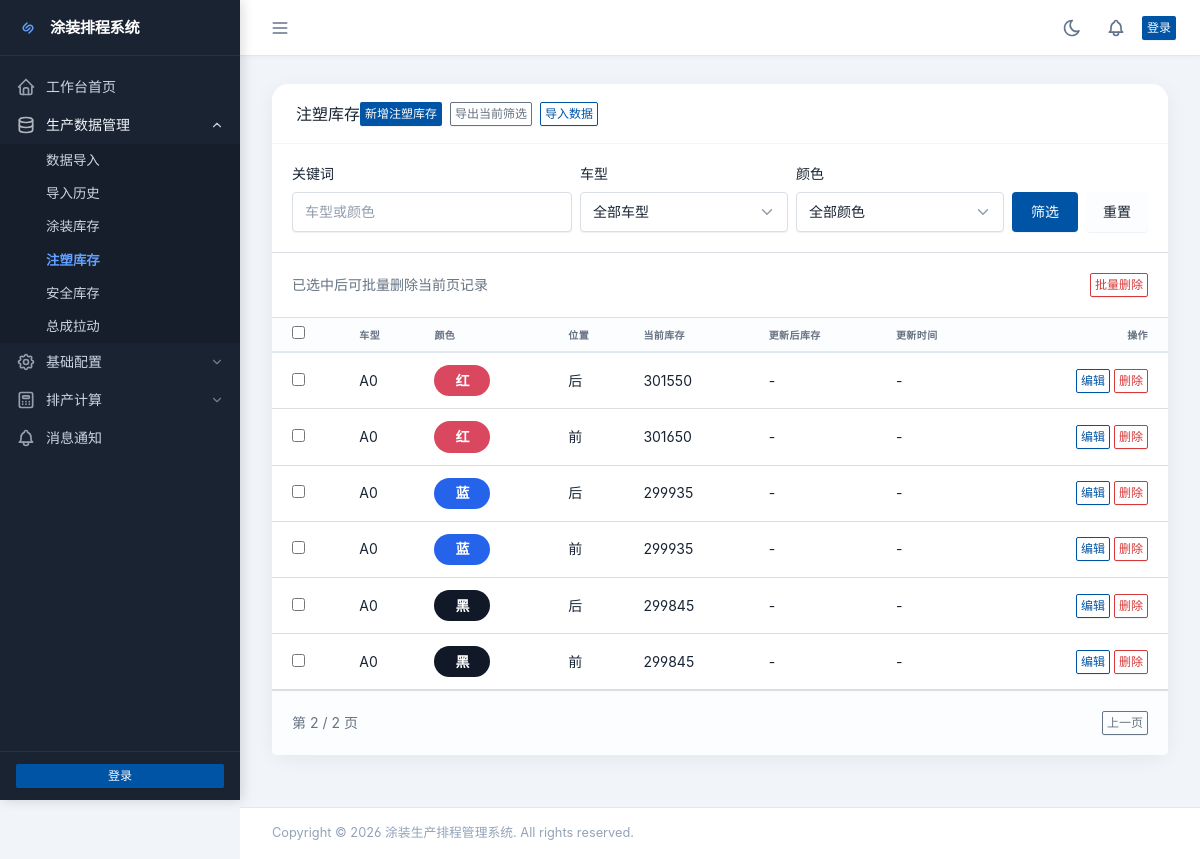
Page /data/injection/?page=2 on the committed database.
### data/models.py (models this page shows, shortened)
class InjectionInventory(models.Model):
    product = models.OneToOneField(Product, on_delete=models.CASCADE, verbose_name="产品", related_name='injection_inventory')
    current_quantity = models.IntegerField(default=0, verbose_name="当前库存", validators=[MinValueValidator(0)])
    created_at = models.DateTimeField(auto_now_add=True, verbose_name="创建时间")
    updated_at = models.DateTimeField(auto_now=True, verbose_name="更新时间")
    class Meta:
        verbose_name = "注塑库存"
        verbose_name_plural = "注塑库存"
        ordering = ['-updated_at']

class Product(models.Model):
    vehicle_model = models.ForeignKey(VehicleModel, on_delete=models.CASCADE, verbose_name="车型", related_name='products')
    color = models.ForeignKey(Color, on_delete=models.CASCADE, verbose_name="颜色", related_name='products')
    position_type = models.ForeignKey(PositionType, on_delete=models.CASCADE, verbose_name="位置", related_name='products')
    hanging_count_per_vehicle = models.PositiveIntegerField(
        default=4, verbose_name="每车挂数",
        validators=[MinValueValidator(1), MaxValueValidator(10)]
    )
    yield_rate = models.DecimalField(
        max_digits=5, decimal_places=2,
        default=80.00,
        verbose_name="合格率(%)",
        validators=[MinValueValidator(0), MaxValueValidator(100)]
    )
    is_active = models.BooleanField(default=True, verbose_name="启用")
    created_at = models.DateTimeField(auto_now_add=True, verbose_name="创建时间")
    updated_at = models.DateTimeField(auto_now=True, verbose_name="更新时间")
    class Meta:
        verbose_name = "产品"
        verbose_name_plural = "产品"
        unique_together = ['vehicle_model', 'color', 'position_type']
        ordering = ['vehicle_model', 'color', 'position_type']

class VehicleModel(models.Model):
    name = models.CharField(max_length=50, unique=True, verbose_name="车型名称")
    created_at = models.DateTimeField(auto_now_add=True, verbose_name="创建时间")
    updated_at = models.DateTimeField(auto_now=True, verbose_name="更新时间")
    class Meta:
        verbose_name = "车型"
        verbose_name_plural = "车型"
        ordering = ['name']

class Color(models.Model):
    name = models.CharField(max_length=50, unique=True, verbose_name="颜色名称")
    created_at = models.DateTimeField(auto_now_add=True, verbose_name="创建时间")
    DISPLAY_MAP = {
        "red": ("红", "#d9485f", "#ffffff"),
        "blue": ("蓝", "#2563eb", "#ffffff"),
        "white": ("白", "#f8fafc", "#111827"),
        "black": ("黑", "#111827", "#ffffff"),
        "gray": ("灰", "#6b7280", "#ffffff"),
        "grey": ("灰", "#6b7280", "#ffffff"),
        "silver": ("银", "#cbd5e1", "#111827"),
        "green": ("绿", "#16a34a", "#ffffff"),
        "yellow": ("黄", "#facc15", "#111827"),
        "orange": ("橙", "#f97316", "#ffffff"),
        "brown": ("棕", "#92400e", "#ffffff"),
        "purple": ("紫", "#7c3aed", "#ffffff"),
        "pink": ("粉", "#ec4899", "#ffffff"),
    }
    class Meta:
        verbose_name = "颜色"
        verbose_name_plural = "颜色"
        ordering = ['name']
    @property
    def display_name(self):
        key = (self.name or "").strip().lower()
        if key in self.DISPLAY_MAP:
            return self.DISPLAY_MAP[key][0]
        return self.name
    @property
    def display_hex(self):
        key = (self.name or "").strip().lower()
        if key in self.DISPLAY_MAP:
            return self.DISPLAY_MAP[key][1]
        palette = ["#0f766e", "#1d4ed8", "#be185d", "#9a3412", "#4338ca", "#15803d"]
        seed = sum(ord(ch) for ch in key) if key else 0
        return palette[seed % len(palette)]
    @property
    def display_text_color(self):
        key = (self.name or "").strip().lower()
        if key in self.DISPLAY_MAP:
            return self.DISPLAY_MAP[key][2]
        return "#ffffff"

class PositionType(models.Model):
    name = models.CharField(max_length=10, choices=[('front', '前'), ('rear', '后')], unique=True)
    created_at = models.DateTimeField(auto_now_add=True, verbose_name="创建时间")
    class Meta:
        verbose_name = "位置类型"
        verbose_name_plural = "位置类型"

### data/views.py (the view)
# urls.py: path('injection/', views.injection_list, name='injection_list'),
def injection_list(request):
    inventories, filters = _filtered_inventory_queryset(request, InjectionInventory)
    page_obj = _paginate_queryset(request, inventories)
    return render(request, 'data/injection_list.html', {
        'inventories': page_obj.object_list,
        'page_obj': page_obj,
        'vehicles': VehicleModel.objects.all(),
        'colors': Color.objects.all(),
        'filters': filters,
    })

### data/templatetags/color_extras.py (called while the page is built)
@register.filter
def color_chip_style(color):
    if not color:
        return ""
    return (
        f"background:{color.display_hex};"
        f"color:{color.display_text_color};"
        "border-radius:999px;"
        "padding:0.35rem 0.75rem;"
        "display:inline-block;"
        "font-weight:600;"
        "min-width:3.5rem;"
        "text-align:center;"
    )

### data/views.py (called while the page is built)
def _paginate_queryset(request, queryset, per_page=10):
    paginator = Paginator(queryset, per_page)
    page_obj = paginator.get_page(request.GET.get("page") or 1)
    return page_obj

def _filtered_inventory_queryset(request, model):
    queryset = model.objects.select_related(
        'product__vehicle_model',
        'product__color',
        'product__position_type'
    ).all()
    keyword = request.GET.get("q", "").strip()
    vehicle_id = request.GET.get("vehicle", "").strip()
    color_id = request.GET.get("color", "").strip()
    if keyword:
        queryset = queryset.filter(
            Q(product__vehicle_model__name__icontains=keyword)
            | _build_color_query("product__color__name", keyword)
        )
    if vehicle_id:
        queryset = queryset.filter(product__vehicle_model_id=vehicle_id)
    if color_id:
        queryset = queryset.filter(product__color_id=color_id)
    return queryset, {"q": keyword, "vehicle": vehicle_id, "color": color_id}

### painting/context_processors.py (called while the page is built)
def unread_count(request):
    if request.user.is_authenticated:
        unread_count = Notification.objects.filter(user=request.user, is_read=False).count()
    else:
        unread_count = 0
    return {
        'unread_count': unread_count,
    }

### templates/data/injection_list.html (shortened to what this page needs)
{% extends "base.html" %}
{% load django_bootstrap5 %}
{% load color_extras %}
{% block content %}
<div class="row row-cards">
    <div class="col-12">
        <div class="card">
            <div class="card-header">
                <h3 class="card-title">注塑库存</h3>
                <div class="btn-list">
                    <a href="{% url 'data:injection_create' %}?next={{ request.get_full_path|urlencode }}" class="btn btn-primary btn-sm">新增注塑库存</a>
                    <a href="{% url 'data:injection_export' %}?q={{ filters.q|urlencode }}&vehicle={{ filters.vehicle|urlencode }}&color={{ filters.color|urlencode }}" class="btn btn-outline-secondary btn-sm">导出当前筛选</a>
                    <a href="{% url 'data:import' %}" class="btn btn-outline-primary btn-sm">
                         导入数据
                    </a>
                </div>
            </div>
            <div class="card-body border-bottom">
                <form method="get" class="row g-2 align-items-end">
                    <div class="col-md-4">
                        <label class="form-label">关键词</label>
                        <input type="text" name="q" value="{{ filters.q }}" class="form-control" placeholder="车型或颜色">
                    </div>
                    <div class="col-md-3">
                        <label class="form-label">车型</label>
                        <select name="vehicle" class="form-select">
                            <option value="">全部车型</option>
                        </select>
                    </div>
                    <div class="col-md-3">
                        <label class="form-label">颜色</label>
                        <select name="color" class="form-select">
                            <option value="">全部颜色</option>
                        </select>
                    </div>
                    <div class="col-md-2 d-flex gap-2">
                        <button type="submit" class="btn btn-primary w-100">筛选</button>
                        <a href="{% url 'data:injection_list' %}" class="btn btn-light">重置</a>
                    </div>
                </form>
            </div>
            <form method="post" action="{% url 'data:injection_bulk_delete' %}" onsubmit="return confirmBulkDelete(this);">
            <div class="card-body border-bottom d-flex justify-content-between align-items-center">
                <div class="text-muted">已选中后可批量删除当前页记录</div>
                <button type="submit" class="btn btn-outline-danger btn-sm">批量删除</button>
            </div>
            <div class="table-responsive">
                <table class="table card-table table-vcenter text-nowrap datatable">
                    <thead>
                        <tr>
                            <th><input type="checkbox" data-select-all></th>
                            <th>车型</th>
                            <th>颜色</th>
                            <th>位置</th>
                            <th>当前库存</th>
                            <th>更新后库存</th>
                            <th>更新时间</th>
                            <th class="text-end">操作</th>
                        </tr>
                    </thead>
                    <tbody>
                        {% for item in inventories %}
                        <tr>
                            <td><input type="checkbox" name="selected_ids" value="{{ item.id }}"></td>
                            <td>{{ item.product.vehicle_model.name }}</td>
                            <td><span style="{{ item.product.color|color_chip_style }}">{{ item.product.color.display_name }}</span></td>
                            <td>{{ item.product.position_type.get_name_display }}</td>
                            <td>{{ item.current_quantity }}</td>
                            <td>{{ item.updated_quantity|default:"-" }}</td>
                            <td>{{ item.update_time|date:"Y-m-d H:i:s"|default:"-" }}</td>
                            <td class="text-end">
                                <a href="{% url 'data:injection_update' item.id %}?next={{ request.get_full_path|urlencode }}" class="btn btn-outline-primary btn-sm">编辑</a>
                                <a href="{% url 'data:injection_delete' item.id %}?next={{ request.get_full_path|urlencode }}" class="btn btn-outline-danger btn-sm">删除</a>
                            </td>
                        </tr>
                        {% empty %}
                        <tr>
                            <td colspan="8" class="text-center text-muted py-4">暂无数据</td>
                        </tr>
                        {% endfor %}
                    </tbody>
                </table>
            </div>
            </form>
            {% include "data/partials/pagination.html" %}
        </div>
    </div>
</div>
{% endblock %}

### static/css/style.css (style rules this page uses)
:root { --sidebar-width: 240px; --sidebar-bg: #1a2332; --sidebar-text: #cbd5e1; --sidebar-text-hover: #f1f5f9; --sidebar-active-bg: rgba(99, 160, 255, 0.15); --sidebar-active-text: #63a0ff; --sidebar-border: rgba(255,255,255,0.06); --header-height: 56px; --card-shadow: 0 4px 20px rgba(0, 0, 0, 0.06); --card-hover-shadow: 0 8px 30px rgba(0, 0, 0, 0.12); --transition: 0.2s ease; --primary: #206bcb; }
body { font-family: 'Inter Var', 'Microsoft YaHei', -apple-system, BlinkMacSystemFont, sans-serif; background: #f1f5f9; margin: 0; padding: 0; }
.card { border: none; border-radius: 16px; box-shadow: var(--card-shadow); background: #fff; transition: transform var(--transition), box-shadow var(--transition); margin-bottom: 24px; }
.card-header { background: transparent; border-bottom: 1px solid #f1f5f9; padding: 1.1rem 1.5rem; font-weight: 600; }
.table th { background: #f8fafc; color: #475569; font-weight: 600; font-size: 0.75rem; text-transform: uppercase; letter-spacing: 0.4px; border-top: none; border-bottom: 2px solid #e2e8f0; }

### templates/base.html (style rules this page uses)
:root { --tblr-font-sans-serif: 'Inter Var', -apple-system, BlinkMacSystemFont, San Francisco, Segoe UI, Roboto, Helvetica Neue, sans-serif; }
body { font-feature-settings: "cv03", "cv04", "cv11"; }

### rows in the picture
InjectionInventory: product.vehicle_model.name "A0", product.color.display_name "红", product.position_type.name "后", current_quantity "301550", updated_quantity "-", update_time "-"
InjectionInventory: product.vehicle_model.name "A0", product.color.display_name "红", product.position_type.name "前", current_quantity "301650", updated_quantity "-", update_time "-"
InjectionInventory: product.vehicle_model.name "A0", product.color.display_name "蓝", product.position_type.name "后", current_quantity "299935", updated_quantity "-", update_time "-"
InjectionInventory: product.vehicle_model.name "A0", product.color.display_name "蓝", product.position_type.name "前", current_quantity "299935", updated_quantity "-", update_time "-"
InjectionInventory: product.vehicle_model.name "A0", product.color.display_name "黑", product.position_type.name "后", current_quantity "299845", updated_quantity "-", update_time "-"
InjectionInventory: product.vehicle_model.name "A0", product.color.display_name "黑", product.position_type.name "前", current_quantity "299845", updated_quantity "-", update_time "-"

### other values in the picture
{{ page_obj.number }} "2"
{{ page_obj.paginator.num_pages }} "2"
